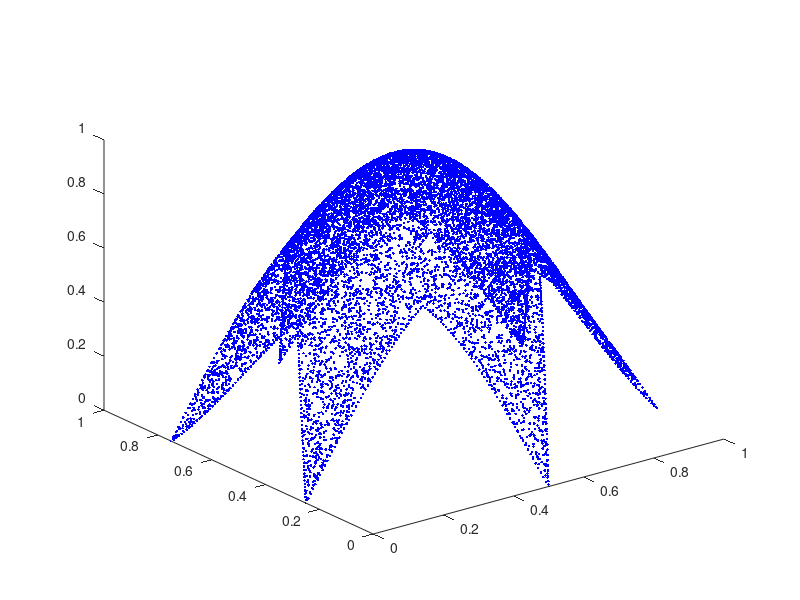

Reproduce this figure in MATLAB.
clear all
clc
close all

point = load('testXY.mat');

XY = point.XY;
X = XY(1,:);
Y = XY(2,:);
Z = sin(pi*X).*sin(pi*Y);
plot3(X,Y,Z,'b.')